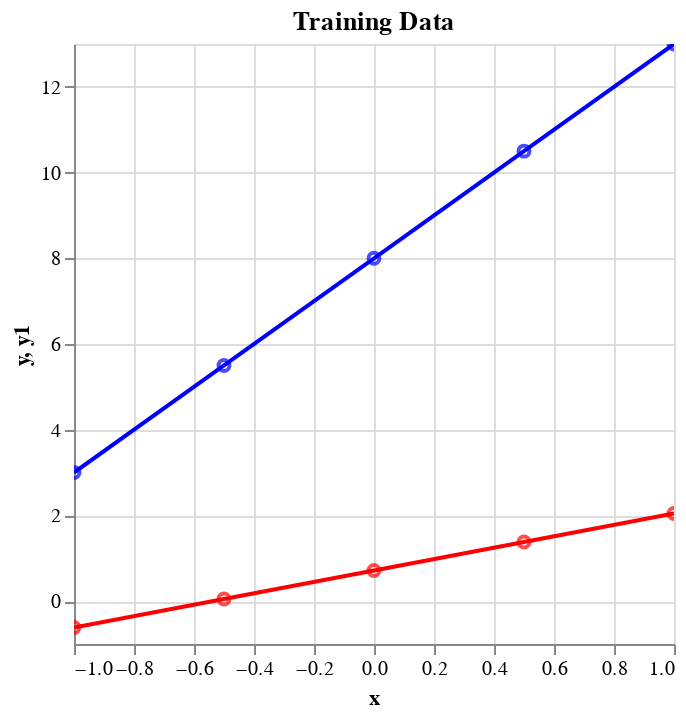
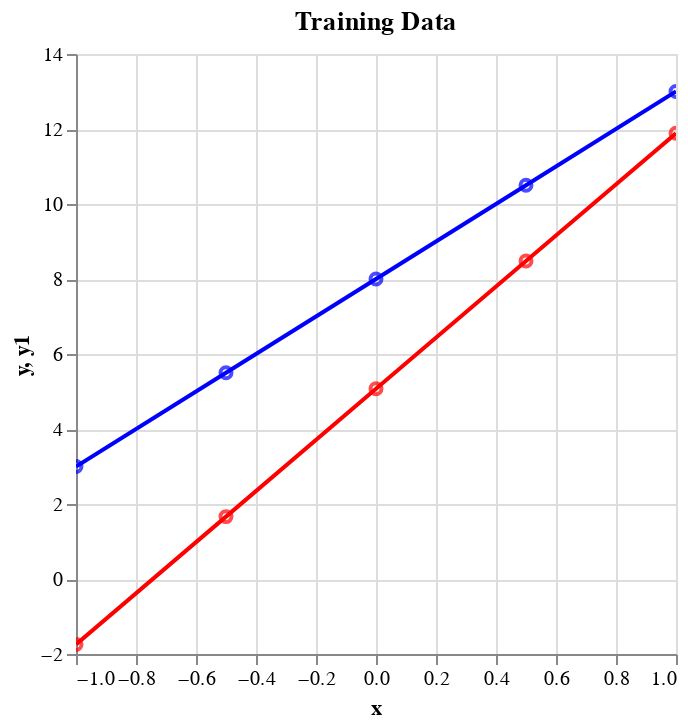
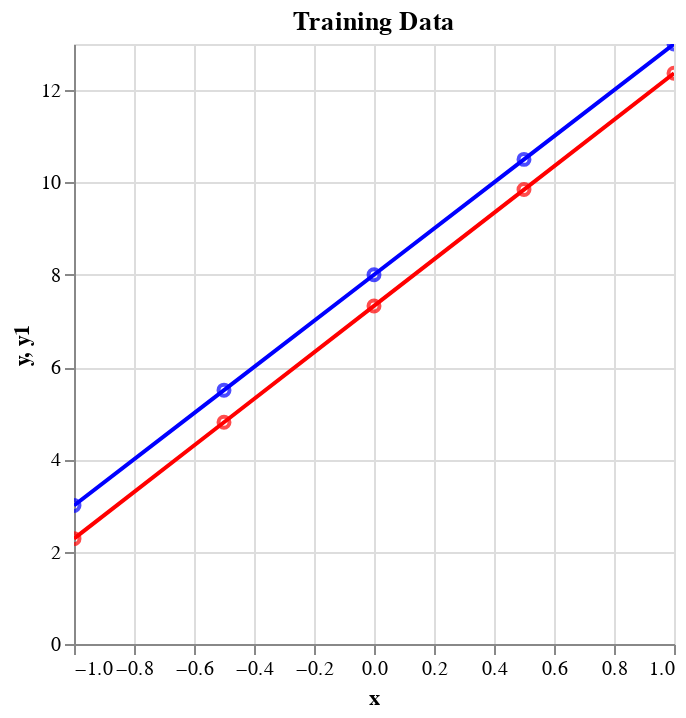
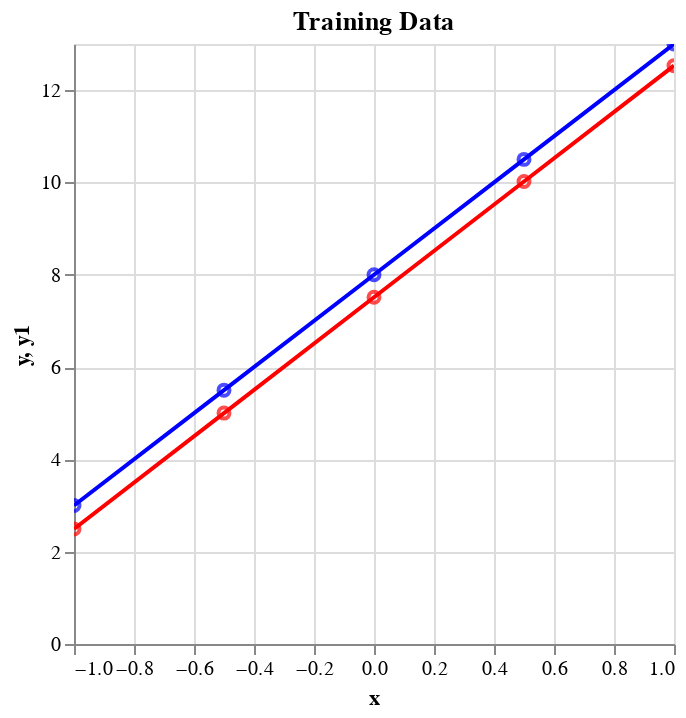

These figures' notebook cell, in order:
### Code cell
np.random.seed(10)
inputs = ['x']
simple_neuron = Linear(1, 1)
ic(simple_neuron);
viz(simple_neuron)

max_lr = 1e-2
# get_lr = lambda _iter: max_lr * (1+np.cos(np.pi*(_iter/iters)))/2
get_lr = lambda _iter: max_lr

for _iter in range(iters):
    x, y = data[inputs].values, data['y'].values[:,None]
    y_hat = simple_neuron(x)
    loss = loss_fn(y, y_hat)
    grads = loss_fn.backward(loss)
    simple_neuron.backward(grads)
    lr = get_lr(_iter)
    simple_neuron.update(lr)
    report.record(_iter+1, loss=loss, lr=lr, end='\r')
    if _iter % (iters//nshows) == 0:
        viz(simple_neuron)
viz(simple_neuron)

### Figure 1 — Vega-Lite specification as saved in the notebook (floating-point values rounded to 4 significant figures)
{"config": {"view": {"continuousWidth": 300, "continuousHeight": 300}}, "layer": [{"mark": {"type": "line", "color": "blue"}, "encoding": {"x": {"field": "x", "type": "quantitative"}, "y": {"field": "y", "type": "quantitative"}}, "name": "view_18", "title": "Training Data"}, {"mark": {"type": "point", "color": "blue"}, "encoding": {"x": {"field": "x", "type": "quantitative"}, "y": {"field": "y", "type": "quantitative"}}, "title": "Training Data"}, {"layer": [{"mark": {"type": "line", "color": "red"}, "encoding": {"x": {"field": "x", "type": "quantitative"}, "y": {"field": "y1", "type": "quantitative"}}, "title": "Model Prediction"}, {"mark": {"type": "point", "color": "red"}, "encoding": {"x": {"field": "x", "type": "quantitative"}, "y": {"field": "y1", "type": "quantitative"}}, "title": "Model Prediction"}]}], "data": {"name": "data-62755caa08c311b6a7b195bdbc30705f"}, "params": [{"name": "param_51", "select": {"type": "interval", "encodings": ["x", "y"]}, "bind": "scales", "views": ["view_18"]}], "$schema": "https://vega.github.io/schema/vega-lite/v5.20.1.json", "datasets": {"data-62755caa08c311b6a7b195bdbc30705f": [{"x": -1.0, "y": 3.0, "y1": -0.6163}, {"x": -0.5, "y": 5.5, "y1": 0.04949}, {"x": 0.0, "y": 8.0, "y1": 0.7153}, {"x": 0.5, "y": 10.5, "y1": 1.381}, {"x": 1.0, "y": 13.0, "y1": 2.047}]}}

### Figure 2 — Vega-Lite specification as saved in the notebook (floating-point values rounded to 4 significant figures)
{"config": {"view": {"continuousWidth": 300, "continuousHeight": 300}}, "layer": [{"mark": {"type": "line", "color": "blue"}, "encoding": {"x": {"field": "x", "type": "quantitative"}, "y": {"field": "y", "type": "quantitative"}}, "name": "view_19", "title": "Training Data"}, {"mark": {"type": "point", "color": "blue"}, "encoding": {"x": {"field": "x", "type": "quantitative"}, "y": {"field": "y", "type": "quantitative"}}, "title": "Training Data"}, {"layer": [{"mark": {"type": "line", "color": "red"}, "encoding": {"x": {"field": "x", "type": "quantitative"}, "y": {"field": "y1", "type": "quantitative"}}, "title": "Model Prediction"}, {"mark": {"type": "point", "color": "red"}, "encoding": {"x": {"field": "x", "type": "quantitative"}, "y": {"field": "y1", "type": "quantitative"}}, "title": "Model Prediction"}]}], "data": {"name": "data-5823f750b1767890cd11fd940c0ae629"}, "params": [{"name": "param_54", "select": {"type": "interval", "encodings": ["x", "y"]}, "bind": "scales", "views": ["view_19"]}], "$schema": "https://vega.github.io/schema/vega-lite/v5.20.1.json", "datasets": {"data-5823f750b1767890cd11fd940c0ae629": [{"x": -1.0, "y": 3.0, "y1": -1.744}, {"x": -0.5, "y": 5.5, "y1": 1.663}, {"x": 0.0, "y": 8.0, "y1": 5.071}, {"x": 0.5, "y": 10.5, "y1": 8.479}, {"x": 1.0, "y": 13.0, "y1": 11.89}]}}

### Figure 3 — Vega-Lite specification as saved in the notebook (floating-point values rounded to 4 significant figures)
{"config": {"view": {"continuousWidth": 300, "continuousHeight": 300}}, "layer": [{"mark": {"type": "line", "color": "blue"}, "encoding": {"x": {"field": "x", "type": "quantitative"}, "y": {"field": "y", "type": "quantitative"}}, "name": "view_20", "title": "Training Data"}, {"mark": {"type": "point", "color": "blue"}, "encoding": {"x": {"field": "x", "type": "quantitative"}, "y": {"field": "y", "type": "quantitative"}}, "title": "Training Data"}, {"layer": [{"mark": {"type": "line", "color": "red"}, "encoding": {"x": {"field": "x", "type": "quantitative"}, "y": {"field": "y1", "type": "quantitative"}}, "title": "Model Prediction"}, {"mark": {"type": "point", "color": "red"}, "encoding": {"x": {"field": "x", "type": "quantitative"}, "y": {"field": "y1", "type": "quantitative"}}, "title": "Model Prediction"}]}], "data": {"name": "data-60708371963a56f26c96f873e517a5d8"}, "params": [{"name": "param_57", "select": {"type": "interval", "encodings": ["x", "y"]}, "bind": "scales", "views": ["view_20"]}], "$schema": "https://vega.github.io/schema/vega-lite/v5.20.1.json", "datasets": {"data-60708371963a56f26c96f873e517a5d8": [{"x": -1.0, "y": 3.0, "y1": 2.283}, {"x": -0.5, "y": 5.5, "y1": 4.804}, {"x": 0.0, "y": 8.0, "y1": 7.325}, {"x": 0.5, "y": 10.5, "y1": 9.846}, {"x": 1.0, "y": 13.0, "y1": 12.37}]}}

### Figure 4 — Vega-Lite specification as saved in the notebook (floating-point values rounded to 4 significant figures)
{"config": {"view": {"continuousWidth": 300, "continuousHeight": 300}}, "layer": [{"mark": {"type": "line", "color": "blue"}, "encoding": {"x": {"field": "x", "type": "quantitative"}, "y": {"field": "y", "type": "quantitative"}}, "name": "view_21", "title": "Training Data"}, {"mark": {"type": "point", "color": "blue"}, "encoding": {"x": {"field": "x", "type": "quantitative"}, "y": {"field": "y", "type": "quantitative"}}, "title": "Training Data"}, {"layer": [{"mark": {"type": "line", "color": "red"}, "encoding": {"x": {"field": "x", "type": "quantitative"}, "y": {"field": "y1", "type": "quantitative"}}, "title": "Model Prediction"}, {"mark": {"type": "point", "color": "red"}, "encoding": {"x": {"field": "x", "type": "quantitative"}, "y": {"field": "y1", "type": "quantitative"}}, "title": "Model Prediction"}]}], "data": {"name": "data-1a2704113e7014c69af518e630436c53"}, "params": [{"name": "param_60", "select": {"type": "interval", "encodings": ["x", "y"]}, "bind": "scales", "views": ["view_21"]}], "$schema": "https://vega.github.io/schema/vega-lite/v5.20.1.json", "datasets": {"data-1a2704113e7014c69af518e630436c53": [{"x": -1.0, "y": 3.0, "y1": 2.494}, {"x": -0.5, "y": 5.5, "y1": 5.003}, {"x": 0.0, "y": 8.0, "y1": 7.512}, {"x": 0.5, "y": 10.5, "y1": 10.02}, {"x": 1.0, "y": 13.0, "y1": 12.53}]}}
